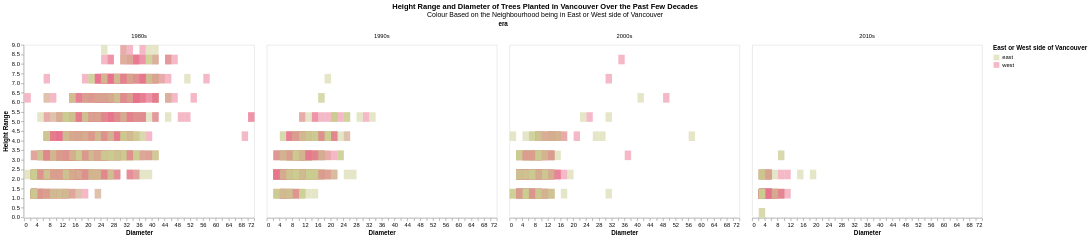

Notebook code cell kept with this figure:
### Markdown cell above
<b>Results:</b>

The results are to be expected based on Question 1.  In that question, the two most popular genus types of trees were <i>Prunus</i> and <i>Acer</i>.  This chart exhibits just that - most trees planted are in the Acer and Prunus genus and are wide spread around Vancouver (i.e., the city has planted a lot of them and they have planted them in all neighbourhoods).  

Curiously, there are some types of trees that can only be found in some neighbourhoods, albeit in small numbers.  Therefore, if you are a fan of trees from the <i>Parrotia</i>, <i>Syringa</i> and <i>Thuja</i> genus, you may want to live in neighbourhoods such as Renfrew-Collingwood or Kensington-Cedar Cottage.

This question is getting a bonus graph.  A faceted, heatmap will illustrate the height range and diameter (size) of the trees planted over the past few decades based on if the neighbourhood is on the east side or west side of Vancouver.  The east or west side of Vancouver is plotted based on the mid-point of the minimum and maximum longitude points.  Also, this categorization was chosen as there are only two categories.  If neighbourhood was used, it would be more than five colours and would be too difficult to distinguish.  As some of the standard colour schemes were making it too difficult to read, a custom colour scheme, Pale Green and Bubblegum Pink (<b>DesignWizard</b>), is used which seems to improve readability.  Furthermore, to add more details, a toolip is added to indicate the neighbourhood.

### Code cell
# Create the chart.  Don't name the legend as it is self-explanatory from the chart title.

neighbourhood_tree_size_heatmap = alt.Chart(van_trees_df).mark_rect(opacity=0.5).encode(
    alt.X('diameter', title='Diameter', type='quantitative', bin=alt.Bin(maxbins=60), scale=alt.Scale(zero=False)),
    alt.Y('height_range_id', title='Height Range', type='quantitative', bin=alt.Bin(maxbins=30), scale=alt.Scale(zero=False)),
    alt.Color('east_west', legend=alt.Legend(title='East or West side of Vancouver'), scale=alt.Scale(range=['#CBCE91FF', '#EA738DFF'])),
    tooltip=['neighbourhood_name']
).properties(title='Tree Size per Neighbourhood')

# Create the faceted heatmap chart by era.

neighbourhood_tree_size_heatmap_faceted = neighbourhood_tree_size_heatmap.facet('era', columns=4, title=alt.TitleParams("Height Range and Diameter of Trees Planted in Vancouver Over the Past Few Decades", anchor='middle', subtitle = "Colour Based on the Neighbourhood being in East or West side of Vancouver"))

neighbourhood_tree_size_heatmap_faceted

### Figure 1 — Vega-Lite specification as saved in the notebook (floating-point values rounded to 4 significant figures; data arrays with more than 128 entries replaced by an {"elided": "..."} marker saying what was removed)
{"config": {"view": {"continuousWidth": 400, "continuousHeight": 300}}, "data": {"name": "data-be268a667c2f4a405aa382948f1e611d"}, "facet": {"type": "nominal", "field": "era"}, "spec": {"mark": {"type": "rect", "opacity": 0.5}, "encoding": {"color": {"type": "nominal", "field": "east_west", "legend": {"title": "East or West side of Vancouver"}, "scale": {"range": ["#CBCE91FF", "#EA738DFF"]}}, "tooltip": [{"type": "nominal", "field": "neighbourhood_name"}], "x": {"type": "quantitative", "bin": {"maxbins": 60}, "field": "diameter", "scale": {"zero": false}, "title": "Diameter"}, "y": {"type": "quantitative", "bin": {"maxbins": 30}, "field": "height_range_id", "scale": {"zero": false}, "title": "Height Range"}}, "title": "Tree Size per Neighbourhood"}, "columns": 4, "title": {"text": "Height Range and Diameter of Trees Planted in Vancouver Over the Past Few Decades", "anchor": "middle", "subtitle": "Colour Based on the Neighbourhood being in East or West side of Vancouver"}, "$schema": "https://vega.github.io/schema/vega-lite/v4.8.1.json", "datasets": {"data-be268a667c2f4a405aa382948f1e611d": {"elided": "5000 records"}}}
